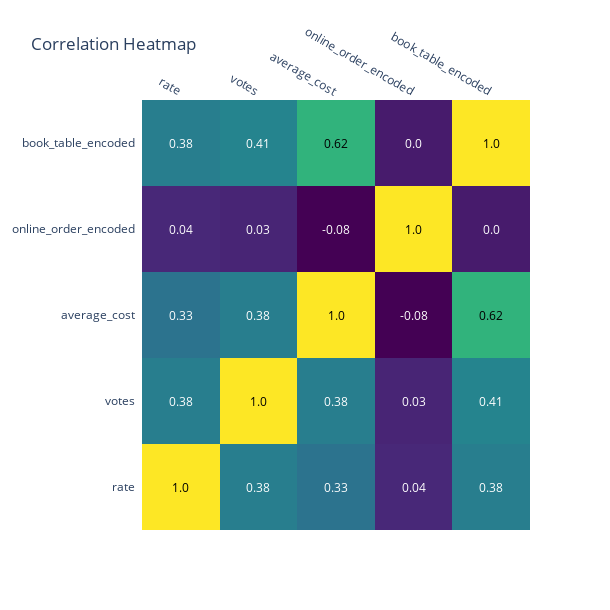

Source (notebook cell):
### Code cell
# Correlation heatmap of variables 

numerical = ['rate', 'votes', 'average_cost','online_order_encoded', 'book_table_encoded']
df_numerical = zomato_clean[numerical]

corr = df_numerical.corr()

m = corr.values
k = np.round(m,2)
x=['rate', 'votes', 'average_cost','online_order_encoded', 'book_table_encoded']
y=['rate', 'votes', 'average_cost','online_order_encoded', 'book_table_encoded']

fig = ff.create_annotated_heatmap(k, x=x, y=y, colorscale='Viridis')

fig.update_layout(
    title='Correlation Heatmap',
    xaxis_nticks=105,
    yaxis_nticks=105,
    autosize=False,
    width=610,
    height=610)

fig.show()

### Figure 1 — Plotly figure (JSON) as saved in the notebook; plotly's stock layout.template omitted (floating-point values rounded to 4 significant figures)
{"data": [{"colorscale": [[0, "#440154"], [0.1111, "#482878"], [0.2222, "#3e4989"], [0.3333, "#31688e"], [0.4444, "#26828e"], [0.5556, "#1f9e89"], [0.6667, "#35b779"], [0.7778, "#6ece58"], [0.8889, "#b5de2b"], [1, "#fde725"]], "reversescale": false, "showscale": false, "type": "heatmap", "x": ["rate", "votes", "average_cost", "online_order_encoded", "book_table_encoded"], "y": ["rate", "votes", "average_cost", "online_order_encoded", "book_table_encoded"], "z": [[1, 0.38, 0.33, 0.04, 0.38], [0.38, 1, 0.38, 0.03, 0.41], [0.33, 0.38, 1, -0.08, 0.62], [0.04, 0.03, -0.08, 1, 0], [0.38, 0.41, 0.62, 0, 1]]}], "layout": {"annotations": [{"font": {"color": "#000000"}, "showarrow": false, "text": "1.0", "x": "rate", "xref": "x", "y": "rate", "yref": "y"}, {"font": {"color": "#FFFFFF"}, "showarrow": false, "text": "0.38", "x": "votes", "xref": "x", "y": "rate", "yref": "y"}, {"font": {"color": "#FFFFFF"}, "showarrow": false, "text": "0.33", "x": "average_cost", "xref": "x", "y": "rate", "yref": "y"}, {"font": {"color": "#FFFFFF"}, "showarrow": false, "text": "0.04", "x": "online_order_encoded", "xref": "x", "y": "rate", "yref": "y"}, {"font": {"color": "#FFFFFF"}, "showarrow": false, "text": "0.38", "x": "book_table_encoded", "xref": "x", "y": "rate", "yref": "y"}, {"font": {"color": "#FFFFFF"}, "showarrow": false, "text": "0.38", "x": "rate", "xref": "x", "y": "votes", "yref": "y"}, {"font": {"color": "#000000"}, "showarrow": false, "text": "1.0", "x": "votes", "xref": "x", "y": "votes", "yref": "y"}, {"font": {"color": "#FFFFFF"}, "showarrow": false, "text": "0.38", "x": "average_cost", "xref": "x", "y": "votes", "yref": "y"}, {"font": {"color": "#FFFFFF"}, "showarrow": false, "text": "0.03", "x": "online_order_encoded", "xref": "x", "y": "votes", "yref": "y"}, {"font": {"color": "#FFFFFF"}, "showarrow": false, "text": "0.41", "x": "book_table_encoded", "xref": "x", "y": "votes", "yref": "y"}, {"font": {"color": "#FFFFFF"}, "showarrow": false, "text": "0.33", "x": "rate", "xref": "x", "y": "average_cost", "yref": "y"}, {"font": {"color": "#FFFFFF"}, "showarrow": false, "text": "0.38", "x": "votes", "xref": "x", "y": "average_cost", "yref": "y"}, {"font": {"color": "#000000"}, "showarrow": false, "text": "1.0", "x": "average_cost", "xref": "x", "y": "average_cost", "yref": "y"}, {"font": {"color": "#FFFFFF"}, "showarrow": false, "text": "-0.08", "x": "online_order_encoded", "xref": "x", "y": "average_cost", "yref": "y"}, {"font": {"color": "#000000"}, "showarrow": false, "text": "0.62", "x": "book_table_encoded", "xref": "x", "y": "average_cost", "yref": "y"}, {"font": {"color": "#FFFFFF"}, "showarrow": false, "text": "0.04", "x": "rate", "xref": "x", "y": "online_order_encoded", "yref": "y"}, {"font": {"color": "#FFFFFF"}, "showarrow": false, "text": "0.03", "x": "votes", "xref": "x", "y": "online_order_encoded", "yref": "y"}, {"font": {"color": "#FFFFFF"}, "showarrow": false, "text": "-0.08", "x": "average_cost", "xref": "x", "y": "online_order_encoded", "yref": "y"}, {"font": {"color": "#000000"}, "showarrow": false, "text": "1.0", "x": "online_order_encoded", "xref": "x", "y": "online_order_encoded", "yref": "y"}, {"font": {"color": "#FFFFFF"}, "showarrow": false, "text": "0.0", "x": "book_table_encoded", "xref": "x", "y": "online_order_encoded", "yref": "y"}, {"font": {"color": "#FFFFFF"}, "showarrow": false, "text": "0.38", "x": "rate", "xref": "x", "y": "book_table_encoded", "yref": "y"}, {"font": {"color": "#FFFFFF"}, "showarrow": false, "text": "0.41", "x": "votes", "xref": "x", "y": "book_table_encoded", "yref": "y"}, {"font": {"color": "#000000"}, "showarrow": false, "text": "0.62", "x": "average_cost", "xref": "x", "y": "book_table_encoded", "yref": "y"}, {"font": {"color": "#FFFFFF"}, "showarrow": false, "text": "0.0", "x": "online_order_encoded", "xref": "x", "y": "book_table_encoded", "yref": "y"}, {"font": {"color": "#000000"}, "showarrow": false, "text": "1.0", "x": "book_table_encoded", "xref": "x", "y": "book_table_encoded", "yref": "y"}], "autosize": false, "height": 610, "title": {"text": "Correlation Heatmap"}, "width": 610, "xaxis": {"dtick": 1, "gridcolor": "rgb(0, 0, 0)", "nticks": 105, "side": "top", "ticks": ""}, "yaxis": {"dtick": 1, "nticks": 105, "ticks": "", "ticksuffix": "  "}}}
